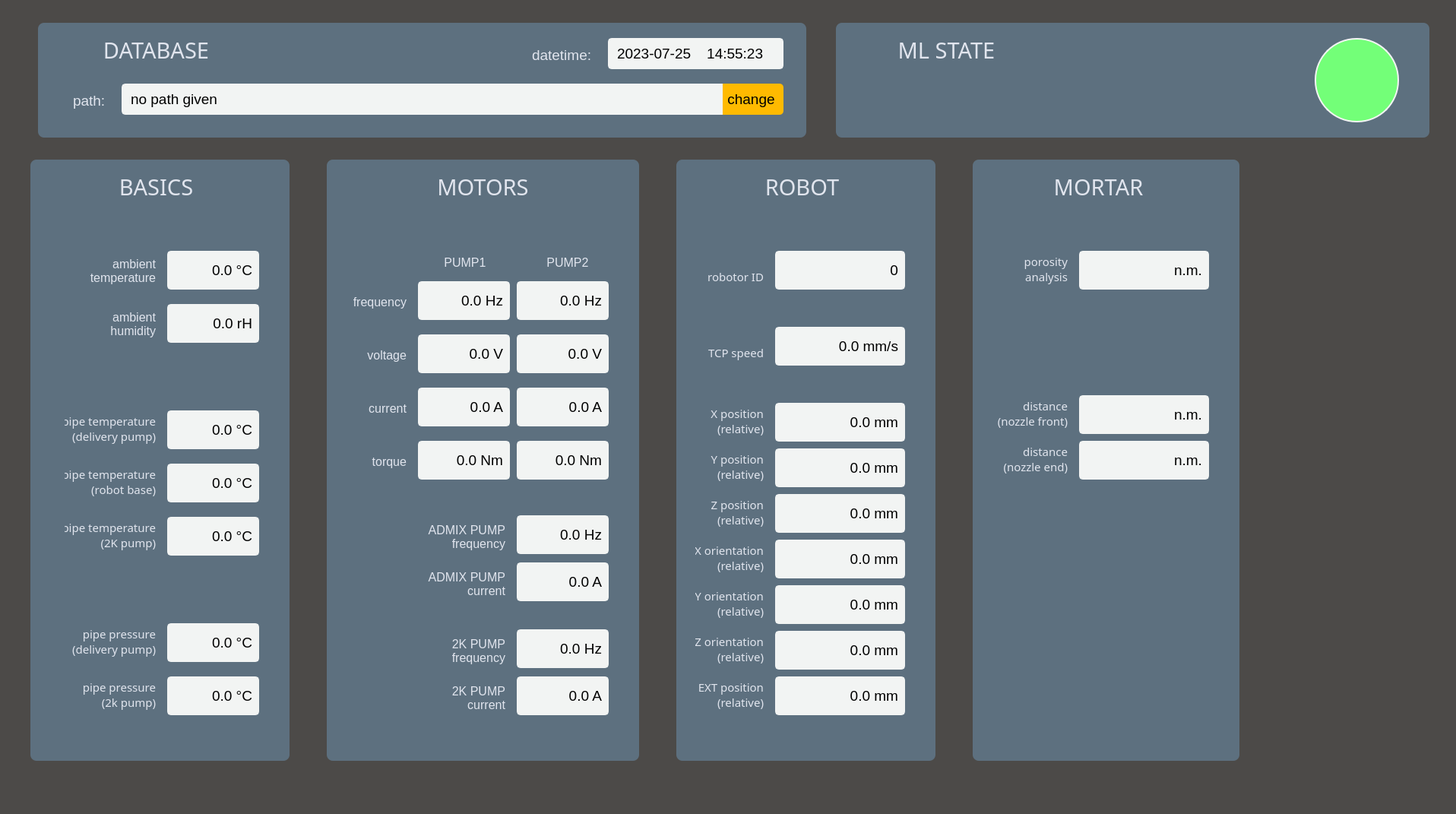
<?xml version="1.0" encoding="UTF-8"?>
<ui version="4.0">
 <class>DAQWindow</class>
 <widget class="QWidget" name="DAQWindow">
  <property name="geometry">
   <rect>
    <x>0</x>
    <y>0</y>
    <width>1916</width>
    <height>1071</height>
   </rect>
  </property>
  <property name="minimumSize">
   <size>
    <width>600</width>
    <height>0</height>
   </size>
  </property>
  <property name="windowTitle">
   <string>Form</string>
  </property>
  <property name="styleSheet">
   <string notr="true">QWidget {
	font-family: &quot;Bahnschrift&quot;;
	background: #4c4a48;
}


/* alphabetical from here */

QCheckBox::indicator {
	top: 2 px;
    width: 13px;
    height: 13px;
    background-color: #f2f4f3;
    border-radius: 2px;
}

QCheckBox::indicator:checked {
    background-color: #ffba00;
    image: url(:/images/down.png);
}




QComboBox {
    border-radius: 5px;
    padding-left: 10px;
    min-width: 6em;
	background: #F2F4F3;
	font-family: &quot;Bahnschrift&quot;;
}

QComboBox:on { /* shift the text when the popup opens */
	border: 2px sold #F2F4F3;
}

QComboBox::drop-down {
	width: 25px;
	background-color: #FFBA00;
}

QComboBox::down-arrow {
	border-image: url(:/images/down.png);
}

QComboBox::drop-down::hover {
	background-color: #FFC300;
}

QComboBox::drop-down::pressed {
	background-color: #88AB75;
}

QComboBox QAbstractItemView {
    selection-background-color: #FFBA00;
}




QFrame#BASIC_frame,
QFrame#MOT_frame,
QFrame#MORT_frame,
QFrame#ML_frame,
QFrame#ROB_frame,
QFrame#PATH_frame {
	border-radius: 8px;
	background: #5d707f;
}




QListView {
    padding: 2px;
	background: #F2F4F3;
	border-radius: 5px;
}




QLabel, QLineEdit {
	border: 2px solid #F2F4F3;
	border-radius: 5px;
	font-size: 14pt;
	padding: 2px;
	padding-left: 5px;
	background-color: #F2F4F3;
}




QTextEdit, QListWidget {
	border: 0px;
	border-radius: 5px;
	font-size: 12pt;
	padding: 2px;
	padding-left: 5px;
	background-color: #F2F4F3;
}



QPushButton {
	background-color: #FFBA00;
	border-radius: 5px;
	font-size: 14pt;
}

QPushButton:hover {
	background-color: #FFC300;
}

QPushButton:pressed {
	background-color: #88AB75;
}



QSlider {
	background: #5d707f;
}

QSlider::handle:horizontal, QSlider::handle:vertical {
	background-color: #FFBA00;
}




QSpinBox, QDoubleSpinBox {
	border: 2px solid #F2F4F3;
	border-radius: 5px;
    border-width: 3px;
	border-top-right-radius: 0;
	border-bottom-right-radius: 0;
	font-size: 12pt;
	padding: 2px;
	padding-left: 5px;
	padding-right: 5px;
	background-color: #F2F4F3;
}

QSpinBox::up-button, QDoubleSpinBox::up-button { 
	subcontrol-origin: padding;
	subcontrol-position: top right; /* position at the top right corner */
	width: 30 px;
}

QSpinBox::down-button, QDoubleSpinBox::down-button { 
	subcontrol-origin: padding;
	subcontrol-position: bottom right; /* position at the top right corner */
	width: 30 px;
	top: 1px;
}

QSpinBox::up-arrow, QDoubleSpinBox::up-arrow {
	image: url(:/images/up.png);
}

QSpinBox::down-arrow, QDoubleSpinBox::down-arrow {
	image: url(:/images/down.png);;
}




QScrollBar:vertical {  
	border: None;
    background:#f2f4f3;
    width: 10px;
}

QScrollBar::handle:vertical {
	background:#ffba00;
	border-radius: 4px;
    min-height: 20px;
}

QScrollBar:horizontal {  
    background:#f2f4f3;
    height: 15px;
}

QScrollBar::handle:horizontal {
	background:#ffba00;
	border-radius: 4px;
    min-width: 20px;
}



QTextEdit {
	border: 2px solid #909cc2
}

QTextEdit:selected {
	border-color: #aab9e6
}</string>
  </property>
  <widget class="QFrame" name="PATH_frame">
   <property name="geometry">
    <rect>
     <x>50</x>
     <y>30</y>
     <width>1011</width>
     <height>151</height>
    </rect>
   </property>
   <property name="styleSheet">
    <string notr="true"/>
   </property>
   <property name="frameShape">
    <enum>QFrame::StyledPanel</enum>
   </property>
   <property name="frameShadow">
    <enum>QFrame::Raised</enum>
   </property>
   <widget class="QLabel" name="PATH_0_frameLabel">
    <property name="geometry">
     <rect>
      <x>20</x>
      <y>10</y>
      <width>271</width>
      <height>51</height>
     </rect>
    </property>
    <property name="font">
     <font>
      <family>Bahnschrift</family>
      <pointsize>22</pointsize>
     </font>
    </property>
    <property name="styleSheet">
     <string notr="true">border: 0px;
font-size: 22pt;
padding: 0px;
background-color: #5D707F;
color: #E1E5EE;</string>
    </property>
    <property name="text">
     <string>DATABASE</string>
    </property>
    <property name="alignment">
     <set>Qt::AlignCenter</set>
    </property>
   </widget>
   <widget class="QPushButton" name="PATH_btt_chgPath">
    <property name="geometry">
     <rect>
      <x>890</x>
      <y>80</y>
      <width>91</width>
      <height>41</height>
     </rect>
    </property>
    <property name="styleSheet">
     <string notr="true">padding-left: 6px;</string>
    </property>
    <property name="text">
     <string>change</string>
    </property>
   </widget>
   <widget class="QLabel" name="PATH_disp_path">
    <property name="geometry">
     <rect>
      <x>110</x>
      <y>80</y>
      <width>791</width>
      <height>41</height>
     </rect>
    </property>
    <property name="styleSheet">
     <string notr="true">border-top-right-radius: 0px;
border-bottom-right-radius: 0px;</string>
    </property>
    <property name="text">
     <string>no path given</string>
    </property>
   </widget>
   <widget class="QLabel" name="PATH_lbl_path">
    <property name="geometry">
     <rect>
      <x>36</x>
      <y>90</y>
      <width>71</width>
      <height>31</height>
     </rect>
    </property>
    <property name="styleSheet">
     <string notr="true">border: 0px;
background-color: #5D707F;
color: #E1E5EE;</string>
    </property>
    <property name="text">
     <string>path:</string>
    </property>
    <property name="alignment">
     <set>Qt::AlignBottom|Qt::AlignLeading|Qt::AlignLeft</set>
    </property>
   </widget>
   <widget class="QLabel" name="PATH_disp_datetime">
    <property name="geometry">
     <rect>
      <x>750</x>
      <y>20</y>
      <width>231</width>
      <height>41</height>
     </rect>
    </property>
    <property name="text">
     <string>2023-07-25    14:55:23</string>
    </property>
   </widget>
   <widget class="QLabel" name="PATH_lbl_datetime">
    <property name="geometry">
     <rect>
      <x>640</x>
      <y>30</y>
      <width>121</width>
      <height>31</height>
     </rect>
    </property>
    <property name="styleSheet">
     <string notr="true">border: 0px;
background-color: #5D707F;
color: #E1E5EE;</string>
    </property>
    <property name="text">
     <string>datetime:</string>
    </property>
    <property name="alignment">
     <set>Qt::AlignBottom|Qt::AlignLeading|Qt::AlignLeft</set>
    </property>
   </widget>
   <zorder>PATH_lbl_path</zorder>
   <zorder>PATH_0_frameLabel</zorder>
   <zorder>PATH_btt_chgPath</zorder>
   <zorder>PATH_disp_path</zorder>
   <zorder>PATH_lbl_datetime</zorder>
   <zorder>PATH_disp_datetime</zorder>
  </widget>
  <widget class="QFrame" name="BASIC_frame">
   <property name="geometry">
    <rect>
     <x>40</x>
     <y>210</y>
     <width>341</width>
     <height>791</height>
    </rect>
   </property>
   <property name="styleSheet">
    <string notr="true"/>
   </property>
   <property name="frameShape">
    <enum>QFrame::StyledPanel</enum>
   </property>
   <property name="frameShadow">
    <enum>QFrame::Raised</enum>
   </property>
   <widget class="QLabel" name="BASIC_0_frameLabel">
    <property name="geometry">
     <rect>
      <x>30</x>
      <y>10</y>
      <width>271</width>
      <height>51</height>
     </rect>
    </property>
    <property name="font">
     <font>
      <family>Bahnschrift</family>
      <pointsize>22</pointsize>
     </font>
    </property>
    <property name="styleSheet">
     <string notr="true">border: 0px;
font-size: 22pt;
padding: 0px;
background-color: #5D707F;
color: #E1E5EE;</string>
    </property>
    <property name="text">
     <string>BASICS</string>
    </property>
    <property name="alignment">
     <set>Qt::AlignCenter</set>
    </property>
   </widget>
   <widget class="QLabel" name="BASIC_lbl_delivPumpTemp">
    <property name="geometry">
     <rect>
      <x>40</x>
      <y>330</y>
      <width>131</width>
      <height>51</height>
     </rect>
    </property>
    <property name="font">
     <font>
      <family>Bahnschrift</family>
      <pointsize>11</pointsize>
     </font>
    </property>
    <property name="styleSheet">
     <string notr="true">border: 0px;
font-size: 11pt;
background-color: #5D707F;
color: #E1E5EE;</string>
    </property>
    <property name="text">
     <string>pipe temperature
(delivery pump)</string>
    </property>
    <property name="alignment">
     <set>Qt::AlignBottom|Qt::AlignRight|Qt::AlignTrailing</set>
    </property>
   </widget>
   <widget class="QLabel" name="BASIC_disp_delivPumpTemp">
    <property name="geometry">
     <rect>
      <x>180</x>
      <y>330</y>
      <width>121</width>
      <height>51</height>
     </rect>
    </property>
    <property name="text">
     <string>0.0 °C</string>
    </property>
    <property name="alignment">
     <set>Qt::AlignRight|Qt::AlignTrailing|Qt::AlignVCenter</set>
    </property>
   </widget>
   <widget class="QLabel" name="BASIC_lbl_robBaseTemp">
    <property name="geometry">
     <rect>
      <x>40</x>
      <y>400</y>
      <width>131</width>
      <height>51</height>
     </rect>
    </property>
    <property name="font">
     <font>
      <family>Bahnschrift</family>
      <pointsize>11</pointsize>
     </font>
    </property>
    <property name="styleSheet">
     <string notr="true">border: 0px;
font-size: 11pt;
background-color: #5D707F;
color: #E1E5EE;</string>
    </property>
    <property name="text">
     <string>pipe temperature
(robot base)</string>
    </property>
    <property name="alignment">
     <set>Qt::AlignBottom|Qt::AlignRight|Qt::AlignTrailing</set>
    </property>
   </widget>
   <widget class="QLabel" name="BASIC_disp_robBaseTemp">
    <property name="geometry">
     <rect>
      <x>180</x>
      <y>400</y>
      <width>121</width>
      <height>51</height>
     </rect>
    </property>
    <property name="text">
     <string>0.0 °C</string>
    </property>
    <property name="alignment">
     <set>Qt::AlignRight|Qt::AlignTrailing|Qt::AlignVCenter</set>
    </property>
   </widget>
   <widget class="QLabel" name="BASIC_disp_2kPumpTemp">
    <property name="geometry">
     <rect>
      <x>180</x>
      <y>470</y>
      <width>121</width>
      <height>51</height>
     </rect>
    </property>
    <property name="text">
     <string>0.0 °C</string>
    </property>
    <property name="alignment">
     <set>Qt::AlignRight|Qt::AlignTrailing|Qt::AlignVCenter</set>
    </property>
   </widget>
   <widget class="QLabel" name="BASIC_lbl_2kPumpTemp">
    <property name="geometry">
     <rect>
      <x>40</x>
      <y>470</y>
      <width>131</width>
      <height>51</height>
     </rect>
    </property>
    <property name="font">
     <font>
      <family>Bahnschrift</family>
      <pointsize>11</pointsize>
     </font>
    </property>
    <property name="styleSheet">
     <string notr="true">border: 0px;
font-size: 11pt;
background-color: #5D707F;
color: #E1E5EE;</string>
    </property>
    <property name="text">
     <string>pipe temperature
(2K pump)</string>
    </property>
    <property name="alignment">
     <set>Qt::AlignBottom|Qt::AlignRight|Qt::AlignTrailing</set>
    </property>
   </widget>
   <widget class="QLabel" name="BASIC_lbl_ambTemp">
    <property name="geometry">
     <rect>
      <x>40</x>
      <y>120</y>
      <width>131</width>
      <height>51</height>
     </rect>
    </property>
    <property name="styleSheet">
     <string notr="true">border: 0px;
font-size: 12pt;
background-color: #5D707F;
color: #E1E5EE;</string>
    </property>
    <property name="text">
     <string>ambient
temperature</string>
    </property>
    <property name="alignment">
     <set>Qt::AlignBottom|Qt::AlignRight|Qt::AlignTrailing</set>
    </property>
   </widget>
   <widget class="QLabel" name="BASIC_disp_ambTemp">
    <property name="geometry">
     <rect>
      <x>180</x>
      <y>120</y>
      <width>121</width>
      <height>51</height>
     </rect>
    </property>
    <property name="text">
     <string>0.0 °C</string>
    </property>
    <property name="alignment">
     <set>Qt::AlignRight|Qt::AlignTrailing|Qt::AlignVCenter</set>
    </property>
   </widget>
   <widget class="QLabel" name="BASIC_disp_ambHum">
    <property name="geometry">
     <rect>
      <x>180</x>
      <y>190</y>
      <width>121</width>
      <height>51</height>
     </rect>
    </property>
    <property name="text">
     <string>0.0 rH</string>
    </property>
    <property name="alignment">
     <set>Qt::AlignRight|Qt::AlignTrailing|Qt::AlignVCenter</set>
    </property>
   </widget>
   <widget class="QLabel" name="BASIC_lbl_ambHum">
    <property name="geometry">
     <rect>
      <x>40</x>
      <y>190</y>
      <width>131</width>
      <height>51</height>
     </rect>
    </property>
    <property name="styleSheet">
     <string notr="true">border: 0px;
font-size: 12pt;
background-color: #5D707F;
color: #E1E5EE;</string>
    </property>
    <property name="text">
     <string>ambient
humidity</string>
    </property>
    <property name="alignment">
     <set>Qt::AlignBottom|Qt::AlignRight|Qt::AlignTrailing</set>
    </property>
   </widget>
   <widget class="QLabel" name="BASIC_disp_2kPumpPress">
    <property name="geometry">
     <rect>
      <x>180</x>
      <y>680</y>
      <width>121</width>
      <height>51</height>
     </rect>
    </property>
    <property name="text">
     <string>0.0 °C</string>
    </property>
    <property name="alignment">
     <set>Qt::AlignRight|Qt::AlignTrailing|Qt::AlignVCenter</set>
    </property>
   </widget>
   <widget class="QLabel" name="BASIC_lbl_robBasePress">
    <property name="geometry">
     <rect>
      <x>40</x>
      <y>680</y>
      <width>131</width>
      <height>51</height>
     </rect>
    </property>
    <property name="font">
     <font>
      <family>Bahnschrift</family>
      <pointsize>11</pointsize>
     </font>
    </property>
    <property name="styleSheet">
     <string notr="true">border: 0px;
font-size: 11pt;
background-color: #5D707F;
color: #E1E5EE;</string>
    </property>
    <property name="text">
     <string>pipe pressure
(2k pump)</string>
    </property>
    <property name="alignment">
     <set>Qt::AlignBottom|Qt::AlignRight|Qt::AlignTrailing</set>
    </property>
   </widget>
   <widget class="QLabel" name="BASIC_disp_delivPumpPress">
    <property name="geometry">
     <rect>
      <x>180</x>
      <y>610</y>
      <width>121</width>
      <height>51</height>
     </rect>
    </property>
    <property name="text">
     <string>0.0 °C</string>
    </property>
    <property name="alignment">
     <set>Qt::AlignRight|Qt::AlignTrailing|Qt::AlignVCenter</set>
    </property>
   </widget>
   <widget class="QLabel" name="BASIC_lbl_delivPumpPress">
    <property name="geometry">
     <rect>
      <x>40</x>
      <y>610</y>
      <width>131</width>
      <height>51</height>
     </rect>
    </property>
    <property name="font">
     <font>
      <family>Bahnschrift</family>
      <pointsize>11</pointsize>
     </font>
    </property>
    <property name="styleSheet">
     <string notr="true">border: 0px;
font-size: 11pt;
background-color: #5D707F;
color: #E1E5EE;</string>
    </property>
    <property name="text">
     <string>pipe pressure
(delivery pump)</string>
    </property>
    <property name="alignment">
     <set>Qt::AlignBottom|Qt::AlignRight|Qt::AlignTrailing</set>
    </property>
   </widget>
  </widget>
  <widget class="QFrame" name="MOT_frame">
   <property name="geometry">
    <rect>
     <x>430</x>
     <y>210</y>
     <width>411</width>
     <height>791</height>
    </rect>
   </property>
   <property name="frameShape">
    <enum>QFrame::StyledPanel</enum>
   </property>
   <property name="frameShadow">
    <enum>QFrame::Raised</enum>
   </property>
   <widget class="QLabel" name="MOT_0_frameLabel">
    <property name="geometry">
     <rect>
      <x>70</x>
      <y>10</y>
      <width>271</width>
      <height>51</height>
     </rect>
    </property>
    <property name="font">
     <font>
      <family>Bahnschrift</family>
      <pointsize>22</pointsize>
     </font>
    </property>
    <property name="styleSheet">
     <string notr="true">border: 0px;
font-size: 22pt;
padding: 0px;
background-color: #5D707F;
color: #E1E5EE;</string>
    </property>
    <property name="text">
     <string>MOTORS</string>
    </property>
    <property name="alignment">
     <set>Qt::AlignCenter</set>
    </property>
   </widget>
   <widget class="QLabel" name="MOT_lbl_Freq">
    <property name="geometry">
     <rect>
      <x>-20</x>
      <y>162</y>
      <width>131</width>
      <height>51</height>
     </rect>
    </property>
    <property name="styleSheet">
     <string notr="true">border: 0px;
font-size: 12pt;
background-color: #5D707F;
color: #E1E5EE;</string>
    </property>
    <property name="text">
     <string>frequency</string>
    </property>
    <property name="alignment">
     <set>Qt::AlignRight|Qt::AlignTrailing|Qt::AlignVCenter</set>
    </property>
   </widget>
   <widget class="QLabel" name="MOT_disp_pump1Freq">
    <property name="geometry">
     <rect>
      <x>120</x>
      <y>160</y>
      <width>121</width>
      <height>51</height>
     </rect>
    </property>
    <property name="text">
     <string>0.0 Hz</string>
    </property>
    <property name="alignment">
     <set>Qt::AlignRight|Qt::AlignTrailing|Qt::AlignVCenter</set>
    </property>
   </widget>
   <widget class="QLabel" name="MOT_disp_pump1Volt">
    <property name="geometry">
     <rect>
      <x>120</x>
      <y>230</y>
      <width>121</width>
      <height>51</height>
     </rect>
    </property>
    <property name="text">
     <string>0.0 V</string>
    </property>
    <property name="alignment">
     <set>Qt::AlignRight|Qt::AlignTrailing|Qt::AlignVCenter</set>
    </property>
   </widget>
   <widget class="QLabel" name="MOT_lbl_Volt">
    <property name="geometry">
     <rect>
      <x>-20</x>
      <y>232</y>
      <width>131</width>
      <height>51</height>
     </rect>
    </property>
    <property name="styleSheet">
     <string notr="true">border: 0px;
font-size: 12pt;
background-color: #5D707F;
color: #E1E5EE;</string>
    </property>
    <property name="text">
     <string>voltage</string>
    </property>
    <property name="alignment">
     <set>Qt::AlignRight|Qt::AlignTrailing|Qt::AlignVCenter</set>
    </property>
   </widget>
   <widget class="QLabel" name="MOT_lbl_Amps">
    <property name="geometry">
     <rect>
      <x>-20</x>
      <y>372</y>
      <width>131</width>
      <height>51</height>
     </rect>
    </property>
    <property name="styleSheet">
     <string notr="true">border: 0px;
font-size: 12pt;
background-color: #5D707F;
color: #E1E5EE;</string>
    </property>
    <property name="text">
     <string>torque</string>
    </property>
    <property name="alignment">
     <set>Qt::AlignRight|Qt::AlignTrailing|Qt::AlignVCenter</set>
    </property>
   </widget>
   <widget class="QLabel" name="MOT_lbl_Torq">
    <property name="geometry">
     <rect>
      <x>-20</x>
      <y>302</y>
      <width>131</width>
      <height>51</height>
     </rect>
    </property>
    <property name="styleSheet">
     <string notr="true">border: 0px;
font-size: 12pt;
background-color: #5D707F;
color: #E1E5EE;</string>
    </property>
    <property name="text">
     <string>current</string>
    </property>
    <property name="alignment">
     <set>Qt::AlignRight|Qt::AlignTrailing|Qt::AlignVCenter</set>
    </property>
   </widget>
   <widget class="QLabel" name="MOT_disp_pump1Amps">
    <property name="geometry">
     <rect>
      <x>120</x>
      <y>370</y>
      <width>121</width>
      <height>51</height>
     </rect>
    </property>
    <property name="text">
     <string>0.0 Nm</string>
    </property>
    <property name="alignment">
     <set>Qt::AlignRight|Qt::AlignTrailing|Qt::AlignVCenter</set>
    </property>
   </widget>
   <widget class="QLabel" name="MOT_disp_pump1Torq">
    <property name="geometry">
     <rect>
      <x>120</x>
      <y>300</y>
      <width>121</width>
      <height>51</height>
     </rect>
    </property>
    <property name="text">
     <string>0.0 A</string>
    </property>
    <property name="alignment">
     <set>Qt::AlignRight|Qt::AlignTrailing|Qt::AlignVCenter</set>
    </property>
   </widget>
   <widget class="QLabel" name="MOT_disp_pump2Torq">
    <property name="geometry">
     <rect>
      <x>250</x>
      <y>300</y>
      <width>121</width>
      <height>51</height>
     </rect>
    </property>
    <property name="text">
     <string>0.0 A</string>
    </property>
    <property name="alignment">
     <set>Qt::AlignRight|Qt::AlignTrailing|Qt::AlignVCenter</set>
    </property>
   </widget>
   <widget class="QLabel" name="MOT_disp_pump2Amps">
    <property name="geometry">
     <rect>
      <x>250</x>
      <y>370</y>
      <width>121</width>
      <height>51</height>
     </rect>
    </property>
    <property name="text">
     <string>0.0 Nm</string>
    </property>
    <property name="alignment">
     <set>Qt::AlignRight|Qt::AlignTrailing|Qt::AlignVCenter</set>
    </property>
   </widget>
   <widget class="QLabel" name="MOT_disp_pump2Volt">
    <property name="geometry">
     <rect>
      <x>250</x>
      <y>230</y>
      <width>121</width>
      <height>51</height>
     </rect>
    </property>
    <property name="text">
     <string>0.0 V</string>
    </property>
    <property name="alignment">
     <set>Qt::AlignRight|Qt::AlignTrailing|Qt::AlignVCenter</set>
    </property>
   </widget>
   <widget class="QLabel" name="MOT_disp_pump2Freq">
    <property name="geometry">
     <rect>
      <x>250</x>
      <y>160</y>
      <width>121</width>
      <height>51</height>
     </rect>
    </property>
    <property name="text">
     <string>0.0 Hz</string>
    </property>
    <property name="alignment">
     <set>Qt::AlignRight|Qt::AlignTrailing|Qt::AlignVCenter</set>
    </property>
   </widget>
   <widget class="QLabel" name="MOT_lbl_admPumpAmps">
    <property name="geometry">
     <rect>
      <x>110</x>
      <y>532</y>
      <width>131</width>
      <height>51</height>
     </rect>
    </property>
    <property name="styleSheet">
     <string notr="true">border: 0px;
font-size: 12pt;
background-color: #5D707F;
color: #E1E5EE;</string>
    </property>
    <property name="text">
     <string>ADMIX PUMP
current</string>
    </property>
    <property name="alignment">
     <set>Qt::AlignBottom|Qt::AlignRight|Qt::AlignTrailing</set>
    </property>
   </widget>
   <widget class="QLabel" name="MOT_disp_admPumpAmps">
    <property name="geometry">
     <rect>
      <x>250</x>
      <y>530</y>
      <width>121</width>
      <height>51</height>
     </rect>
    </property>
    <property name="text">
     <string>0.0 A</string>
    </property>
    <property name="alignment">
     <set>Qt::AlignRight|Qt::AlignTrailing|Qt::AlignVCenter</set>
    </property>
   </widget>
   <widget class="QLabel" name="MOT_disp_admPumpFreq">
    <property name="geometry">
     <rect>
      <x>250</x>
      <y>468</y>
      <width>121</width>
      <height>51</height>
     </rect>
    </property>
    <property name="text">
     <string>0.0 Hz</string>
    </property>
    <property name="alignment">
     <set>Qt::AlignRight|Qt::AlignTrailing|Qt::AlignVCenter</set>
    </property>
   </widget>
   <widget class="QLabel" name="MOT_lbl_admPumpFreq">
    <property name="geometry">
     <rect>
      <x>110</x>
      <y>470</y>
      <width>131</width>
      <height>51</height>
     </rect>
    </property>
    <property name="styleSheet">
     <string notr="true">border: 0px;
font-size: 12pt;
background-color: #5D707F;
color: #E1E5EE;</string>
    </property>
    <property name="text">
     <string>ADMIX PUMP
frequency</string>
    </property>
    <property name="alignment">
     <set>Qt::AlignBottom|Qt::AlignRight|Qt::AlignTrailing</set>
    </property>
   </widget>
   <widget class="QLabel" name="MOT_lbl_pump1">
    <property name="geometry">
     <rect>
      <x>120</x>
      <y>100</y>
      <width>121</width>
      <height>51</height>
     </rect>
    </property>
    <property name="styleSheet">
     <string notr="true">border: 0px;
font-size: 12pt;
background-color: #5D707F;
color: #E1E5EE;</string>
    </property>
    <property name="text">
     <string>PUMP1</string>
    </property>
    <property name="alignment">
     <set>Qt::AlignBottom|Qt::AlignHCenter</set>
    </property>
   </widget>
   <widget class="QLabel" name="MOT_lbl_pump2">
    <property name="geometry">
     <rect>
      <x>260</x>
      <y>100</y>
      <width>111</width>
      <height>51</height>
     </rect>
    </property>
    <property name="styleSheet">
     <string notr="true">border: 0px;
font-size: 12pt;
background-color: #5D707F;
color: #E1E5EE;</string>
    </property>
    <property name="text">
     <string>PUMP2</string>
    </property>
    <property name="alignment">
     <set>Qt::AlignBottom|Qt::AlignHCenter</set>
    </property>
   </widget>
   <widget class="QLabel" name="MOT_lbl_2kPumpAmps">
    <property name="geometry">
     <rect>
      <x>110</x>
      <y>682</y>
      <width>131</width>
      <height>51</height>
     </rect>
    </property>
    <property name="styleSheet">
     <string notr="true">border: 0px;
font-size: 12pt;
background-color: #5D707F;
color: #E1E5EE;</string>
    </property>
    <property name="text">
     <string>2K PUMP
current</string>
    </property>
    <property name="alignment">
     <set>Qt::AlignBottom|Qt::AlignRight|Qt::AlignTrailing</set>
    </property>
   </widget>
   <widget class="QLabel" name="MOT_disp_2kPumpFreq">
    <property name="geometry">
     <rect>
      <x>250</x>
      <y>618</y>
      <width>121</width>
      <height>51</height>
     </rect>
    </property>
    <property name="text">
     <string>0.0 Hz</string>
    </property>
    <property name="alignment">
     <set>Qt::AlignRight|Qt::AlignTrailing|Qt::AlignVCenter</set>
    </property>
   </widget>
   <widget class="QLabel" name="MOT_disp_2kPumpAmps">
    <property name="geometry">
     <rect>
      <x>250</x>
      <y>680</y>
      <width>121</width>
      <height>51</height>
     </rect>
    </property>
    <property name="text">
     <string>0.0 A</string>
    </property>
    <property name="alignment">
     <set>Qt::AlignRight|Qt::AlignTrailing|Qt::AlignVCenter</set>
    </property>
   </widget>
   <widget class="QLabel" name="MOT_lbl_2kPumpFreq">
    <property name="geometry">
     <rect>
      <x>110</x>
      <y>620</y>
      <width>131</width>
      <height>51</height>
     </rect>
    </property>
    <property name="styleSheet">
     <string notr="true">border: 0px;
font-size: 12pt;
background-color: #5D707F;
color: #E1E5EE;</string>
    </property>
    <property name="text">
     <string>2K PUMP
frequency</string>
    </property>
    <property name="alignment">
     <set>Qt::AlignBottom|Qt::AlignRight|Qt::AlignTrailing</set>
    </property>
   </widget>
  </widget>
  <widget class="QFrame" name="ROB_frame">
   <property name="geometry">
    <rect>
     <x>890</x>
     <y>210</y>
     <width>341</width>
     <height>791</height>
    </rect>
   </property>
   <property name="frameShape">
    <enum>QFrame::StyledPanel</enum>
   </property>
   <property name="frameShadow">
    <enum>QFrame::Raised</enum>
   </property>
   <widget class="QLabel" name="ROB_0_frameLabel">
    <property name="geometry">
     <rect>
      <x>30</x>
      <y>10</y>
      <width>271</width>
      <height>51</height>
     </rect>
    </property>
    <property name="font">
     <font>
      <family>Bahnschrift</family>
      <pointsize>22</pointsize>
     </font>
    </property>
    <property name="styleSheet">
     <string notr="true">border: 0px;
font-size: 22pt;
padding: 0px;
background-color: #5D707F;
color: #E1E5EE;</string>
    </property>
    <property name="text">
     <string>ROBOT</string>
    </property>
    <property name="alignment">
     <set>Qt::AlignCenter</set>
    </property>
   </widget>
   <widget class="QLabel" name="ROB_disp_xPos">
    <property name="geometry">
     <rect>
      <x>130</x>
      <y>320</y>
      <width>171</width>
      <height>51</height>
     </rect>
    </property>
    <property name="text">
     <string>0.0 mm</string>
    </property>
    <property name="alignment">
     <set>Qt::AlignRight|Qt::AlignTrailing|Qt::AlignVCenter</set>
    </property>
   </widget>
   <widget class="QLabel" name="ROB_lbl_xPos">
    <property name="geometry">
     <rect>
      <x>30</x>
      <y>320</y>
      <width>91</width>
      <height>51</height>
     </rect>
    </property>
    <property name="font">
     <font>
      <family>Bahnschrift</family>
      <pointsize>11</pointsize>
     </font>
    </property>
    <property name="styleSheet">
     <string notr="true">border: 0px;
font-size: 11pt;
background-color: #5D707F;
color: #E1E5EE;</string>
    </property>
    <property name="text">
     <string>X position
(relative)</string>
    </property>
    <property name="alignment">
     <set>Qt::AlignBottom|Qt::AlignRight|Qt::AlignTrailing</set>
    </property>
   </widget>
   <widget class="QLabel" name="ROB_lbl_yPos">
    <property name="geometry">
     <rect>
      <x>30</x>
      <y>380</y>
      <width>91</width>
      <height>51</height>
     </rect>
    </property>
    <property name="font">
     <font>
      <family>Bahnschrift</family>
      <pointsize>11</pointsize>
     </font>
    </property>
    <property name="styleSheet">
     <string notr="true">border: 0px;
font-size: 11pt;
background-color: #5D707F;
color: #E1E5EE;</string>
    </property>
    <property name="text">
     <string>Y position
(relative)</string>
    </property>
    <property name="alignment">
     <set>Qt::AlignBottom|Qt::AlignRight|Qt::AlignTrailing</set>
    </property>
   </widget>
   <widget class="QLabel" name="ROB_disp_yPos">
    <property name="geometry">
     <rect>
      <x>130</x>
      <y>380</y>
      <width>171</width>
      <height>51</height>
     </rect>
    </property>
    <property name="text">
     <string>0.0 mm</string>
    </property>
    <property name="alignment">
     <set>Qt::AlignRight|Qt::AlignTrailing|Qt::AlignVCenter</set>
    </property>
   </widget>
   <widget class="QLabel" name="ROB_disp_xOri">
    <property name="geometry">
     <rect>
      <x>130</x>
      <y>500</y>
      <width>171</width>
      <height>51</height>
     </rect>
    </property>
    <property name="text">
     <string>0.0 mm</string>
    </property>
    <property name="alignment">
     <set>Qt::AlignRight|Qt::AlignTrailing|Qt::AlignVCenter</set>
    </property>
   </widget>
   <widget class="QLabel" name="ROB_lbl_zPos">
    <property name="geometry">
     <rect>
      <x>30</x>
      <y>440</y>
      <width>91</width>
      <height>51</height>
     </rect>
    </property>
    <property name="font">
     <font>
      <family>Bahnschrift</family>
      <pointsize>11</pointsize>
     </font>
    </property>
    <property name="styleSheet">
     <string notr="true">border: 0px;
font-size: 11pt;
background-color: #5D707F;
color: #E1E5EE;</string>
    </property>
    <property name="text">
     <string>Z position
(relative)</string>
    </property>
    <property name="alignment">
     <set>Qt::AlignBottom|Qt::AlignRight|Qt::AlignTrailing</set>
    </property>
   </widget>
   <widget class="QLabel" name="ROB_lbl_xOri">
    <property name="geometry">
     <rect>
      <x>20</x>
      <y>500</y>
      <width>101</width>
      <height>51</height>
     </rect>
    </property>
    <property name="font">
     <font>
      <family>Bahnschrift</family>
      <pointsize>11</pointsize>
     </font>
    </property>
    <property name="styleSheet">
     <string notr="true">border: 0px;
font-size: 11pt;
background-color: #5D707F;
color: #E1E5EE;</string>
    </property>
    <property name="text">
     <string>X orientation
(relative)</string>
    </property>
    <property name="alignment">
     <set>Qt::AlignBottom|Qt::AlignRight|Qt::AlignTrailing</set>
    </property>
   </widget>
   <widget class="QLabel" name="ROB_disp_zPos">
    <property name="geometry">
     <rect>
      <x>130</x>
      <y>440</y>
      <width>171</width>
      <height>51</height>
     </rect>
    </property>
    <property name="text">
     <string>0.0 mm</string>
    </property>
    <property name="alignment">
     <set>Qt::AlignRight|Qt::AlignTrailing|Qt::AlignVCenter</set>
    </property>
   </widget>
   <widget class="QLabel" name="ROB_disp_yOri">
    <property name="geometry">
     <rect>
      <x>130</x>
      <y>560</y>
      <width>171</width>
      <height>51</height>
     </rect>
    </property>
    <property name="text">
     <string>0.0 mm</string>
    </property>
    <property name="alignment">
     <set>Qt::AlignRight|Qt::AlignTrailing|Qt::AlignVCenter</set>
    </property>
   </widget>
   <widget class="QLabel" name="ROB_disp_zOri">
    <property name="geometry">
     <rect>
      <x>130</x>
      <y>620</y>
      <width>171</width>
      <height>51</height>
     </rect>
    </property>
    <property name="text">
     <string>0.0 mm</string>
    </property>
    <property name="alignment">
     <set>Qt::AlignRight|Qt::AlignTrailing|Qt::AlignVCenter</set>
    </property>
   </widget>
   <widget class="QLabel" name="ROB_lbl_yOri">
    <property name="geometry">
     <rect>
      <x>20</x>
      <y>560</y>
      <width>101</width>
      <height>51</height>
     </rect>
    </property>
    <property name="font">
     <font>
      <family>Bahnschrift</family>
      <pointsize>11</pointsize>
     </font>
    </property>
    <property name="styleSheet">
     <string notr="true">border: 0px;
font-size: 11pt;
background-color: #5D707F;
color: #E1E5EE;</string>
    </property>
    <property name="text">
     <string>Y orientation
(relative)</string>
    </property>
    <property name="alignment">
     <set>Qt::AlignBottom|Qt::AlignRight|Qt::AlignTrailing</set>
    </property>
   </widget>
   <widget class="QLabel" name="ROB_lbl_zOri">
    <property name="geometry">
     <rect>
      <x>20</x>
      <y>620</y>
      <width>101</width>
      <height>51</height>
     </rect>
    </property>
    <property name="font">
     <font>
      <family>Bahnschrift</family>
      <pointsize>11</pointsize>
     </font>
    </property>
    <property name="styleSheet">
     <string notr="true">border: 0px;
font-size: 11pt;
background-color: #5D707F;
color: #E1E5EE;</string>
    </property>
    <property name="text">
     <string>Z orientation
(relative)</string>
    </property>
    <property name="alignment">
     <set>Qt::AlignBottom|Qt::AlignRight|Qt::AlignTrailing</set>
    </property>
   </widget>
   <widget class="QLabel" name="ROB_lbl_extPos">
    <property name="geometry">
     <rect>
      <x>20</x>
      <y>680</y>
      <width>101</width>
      <height>51</height>
     </rect>
    </property>
    <property name="font">
     <font>
      <family>Bahnschrift</family>
      <pointsize>11</pointsize>
     </font>
    </property>
    <property name="styleSheet">
     <string notr="true">border: 0px;
font-size: 11pt;
background-color: #5D707F;
color: #E1E5EE;</string>
    </property>
    <property name="text">
     <string>EXT position
(relative)</string>
    </property>
    <property name="alignment">
     <set>Qt::AlignBottom|Qt::AlignRight|Qt::AlignTrailing</set>
    </property>
   </widget>
   <widget class="QLabel" name="ROB_disp_extPos">
    <property name="geometry">
     <rect>
      <x>130</x>
      <y>680</y>
      <width>171</width>
      <height>51</height>
     </rect>
    </property>
    <property name="text">
     <string>0.0 mm</string>
    </property>
    <property name="alignment">
     <set>Qt::AlignRight|Qt::AlignTrailing|Qt::AlignVCenter</set>
    </property>
   </widget>
   <widget class="QLabel" name="ROB_disp_tcpSpeed">
    <property name="geometry">
     <rect>
      <x>130</x>
      <y>220</y>
      <width>171</width>
      <height>51</height>
     </rect>
    </property>
    <property name="text">
     <string>0.0 mm/s</string>
    </property>
    <property name="alignment">
     <set>Qt::AlignRight|Qt::AlignTrailing|Qt::AlignVCenter</set>
    </property>
   </widget>
   <widget class="QLabel" name="ROB_lbl_id">
    <property name="geometry">
     <rect>
      <x>30</x>
      <y>120</y>
      <width>91</width>
      <height>51</height>
     </rect>
    </property>
    <property name="font">
     <font>
      <family>Bahnschrift</family>
      <pointsize>11</pointsize>
     </font>
    </property>
    <property name="styleSheet">
     <string notr="true">border: 0px;
font-size: 11pt;
background-color: #5D707F;
color: #E1E5EE;</string>
    </property>
    <property name="text">
     <string>robotor ID</string>
    </property>
    <property name="alignment">
     <set>Qt::AlignBottom|Qt::AlignRight|Qt::AlignTrailing</set>
    </property>
   </widget>
   <widget class="QLabel" name="ROB_lbl_tcpSpeed">
    <property name="geometry">
     <rect>
      <x>30</x>
      <y>220</y>
      <width>91</width>
      <height>51</height>
     </rect>
    </property>
    <property name="font">
     <font>
      <family>Bahnschrift</family>
      <pointsize>11</pointsize>
     </font>
    </property>
    <property name="styleSheet">
     <string notr="true">border: 0px;
font-size: 11pt;
background-color: #5D707F;
color: #E1E5EE;</string>
    </property>
    <property name="text">
     <string>TCP speed</string>
    </property>
    <property name="alignment">
     <set>Qt::AlignBottom|Qt::AlignRight|Qt::AlignTrailing</set>
    </property>
   </widget>
   <widget class="QLabel" name="ROB_disp_id">
    <property name="geometry">
     <rect>
      <x>130</x>
      <y>120</y>
      <width>171</width>
      <height>51</height>
     </rect>
    </property>
    <property name="text">
     <string>0</string>
    </property>
    <property name="alignment">
     <set>Qt::AlignRight|Qt::AlignTrailing|Qt::AlignVCenter</set>
    </property>
   </widget>
  </widget>
  <widget class="QFrame" name="MORT_frame">
   <property name="geometry">
    <rect>
     <x>1280</x>
     <y>210</y>
     <width>351</width>
     <height>791</height>
    </rect>
   </property>
   <property name="frameShape">
    <enum>QFrame::StyledPanel</enum>
   </property>
   <property name="frameShadow">
    <enum>QFrame::Raised</enum>
   </property>
   <widget class="QLabel" name="MORT_0_frameLabel">
    <property name="geometry">
     <rect>
      <x>30</x>
      <y>10</y>
      <width>271</width>
      <height>51</height>
     </rect>
    </property>
    <property name="font">
     <font>
      <family>Bahnschrift</family>
      <pointsize>22</pointsize>
     </font>
    </property>
    <property name="styleSheet">
     <string notr="true">border: 0px;
font-size: 22pt;
padding: 0px;
background-color: #5D707F;
color: #E1E5EE;</string>
    </property>
    <property name="text">
     <string>MORTAR</string>
    </property>
    <property name="alignment">
     <set>Qt::AlignCenter</set>
    </property>
   </widget>
   <widget class="QLabel" name="MORT_disp_pores">
    <property name="geometry">
     <rect>
      <x>140</x>
      <y>120</y>
      <width>171</width>
      <height>51</height>
     </rect>
    </property>
    <property name="text">
     <string>n.m.</string>
    </property>
    <property name="alignment">
     <set>Qt::AlignRight|Qt::AlignTrailing|Qt::AlignVCenter</set>
    </property>
   </widget>
   <widget class="QLabel" name="MORT_lbl_pores">
    <property name="geometry">
     <rect>
      <x>40</x>
      <y>120</y>
      <width>91</width>
      <height>51</height>
     </rect>
    </property>
    <property name="font">
     <font>
      <family>Bahnschrift</family>
      <pointsize>11</pointsize>
     </font>
    </property>
    <property name="styleSheet">
     <string notr="true">border: 0px;
font-size: 11pt;
background-color: #5D707F;
color: #E1E5EE;</string>
    </property>
    <property name="text">
     <string>porosity
analysis</string>
    </property>
    <property name="alignment">
     <set>Qt::AlignBottom|Qt::AlignRight|Qt::AlignTrailing</set>
    </property>
   </widget>
   <widget class="QLabel" name="MORT_lbl_distFront">
    <property name="geometry">
     <rect>
      <x>20</x>
      <y>310</y>
      <width>111</width>
      <height>51</height>
     </rect>
    </property>
    <property name="font">
     <font>
      <family>Bahnschrift</family>
      <pointsize>11</pointsize>
     </font>
    </property>
    <property name="styleSheet">
     <string notr="true">border: 0px;
font-size: 11pt;
background-color: #5D707F;
color: #E1E5EE;</string>
    </property>
    <property name="text">
     <string>distance
(nozzle front)</string>
    </property>
    <property name="alignment">
     <set>Qt::AlignBottom|Qt::AlignRight|Qt::AlignTrailing</set>
    </property>
   </widget>
   <widget class="QLabel" name="MORT_disp_distFront">
    <property name="geometry">
     <rect>
      <x>140</x>
      <y>310</y>
      <width>171</width>
      <height>51</height>
     </rect>
    </property>
    <property name="text">
     <string>n.m.</string>
    </property>
    <property name="alignment">
     <set>Qt::AlignRight|Qt::AlignTrailing|Qt::AlignVCenter</set>
    </property>
   </widget>
   <widget class="QLabel" name="MORT_disp_distEnd">
    <property name="geometry">
     <rect>
      <x>140</x>
      <y>370</y>
      <width>171</width>
      <height>51</height>
     </rect>
    </property>
    <property name="text">
     <string>n.m.</string>
    </property>
    <property name="alignment">
     <set>Qt::AlignRight|Qt::AlignTrailing|Qt::AlignVCenter</set>
    </property>
   </widget>
   <widget class="QLabel" name="MORT_lbl_distEnd">
    <property name="geometry">
     <rect>
      <x>20</x>
      <y>370</y>
      <width>111</width>
      <height>51</height>
     </rect>
    </property>
    <property name="font">
     <font>
      <family>Bahnschrift</family>
      <pointsize>11</pointsize>
     </font>
    </property>
    <property name="styleSheet">
     <string notr="true">border: 0px;
font-size: 11pt;
background-color: #5D707F;
color: #E1E5EE;</string>
    </property>
    <property name="text">
     <string>distance
(nozzle end)</string>
    </property>
    <property name="alignment">
     <set>Qt::AlignBottom|Qt::AlignRight|Qt::AlignTrailing</set>
    </property>
   </widget>
  </widget>
  <widget class="QFrame" name="ML_frame">
   <property name="geometry">
    <rect>
     <x>1100</x>
     <y>30</y>
     <width>781</width>
     <height>151</height>
    </rect>
   </property>
   <property name="frameShape">
    <enum>QFrame::StyledPanel</enum>
   </property>
   <property name="frameShadow">
    <enum>QFrame::Raised</enum>
   </property>
   <widget class="QLabel" name="ML_0_frameLabel">
    <property name="geometry">
     <rect>
      <x>10</x>
      <y>10</y>
      <width>271</width>
      <height>51</height>
     </rect>
    </property>
    <property name="font">
     <font>
      <family>Bahnschrift</family>
      <pointsize>22</pointsize>
     </font>
    </property>
    <property name="styleSheet">
     <string notr="true">border: 0px;
font-size: 22pt;
padding: 0px;
background-color: #5D707F;
color: #E1E5EE;</string>
    </property>
    <property name="text">
     <string>ML STATE</string>
    </property>
    <property name="alignment">
     <set>Qt::AlignCenter</set>
    </property>
   </widget>
   <widget class="QLabel" name="ML_indi_state">
    <property name="geometry">
     <rect>
      <x>630</x>
      <y>20</y>
      <width>111</width>
      <height>111</height>
     </rect>
    </property>
    <property name="styleSheet">
     <string notr="true">border-radius: 55px;
background-color: #73ff78;</string>
    </property>
    <property name="text">
     <string/>
    </property>
   </widget>
  </widget>
 </widget>
 <resources/>
 <connections/>
</ui>
